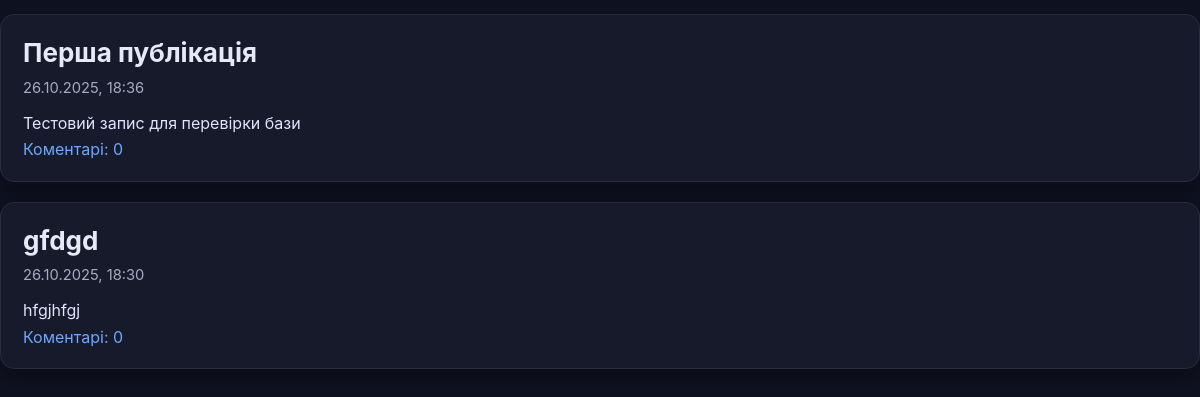
The app's page /, older data.
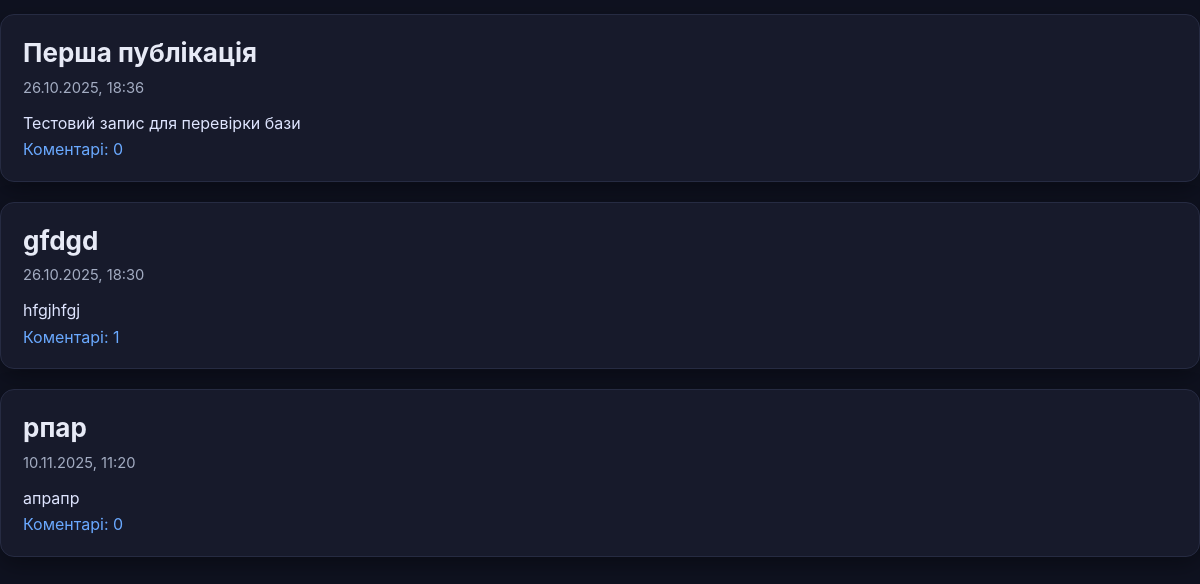
The same page, newer data.
### blog/models.py (models this page shows, shortened)
class Post(models.Model):
    title = models.CharField(max_length=200)
    text = models.TextField()
    created_date = models.DateTimeField(default=timezone.now)
    published_date = models.DateTimeField(null=True, blank=True)

### blog/views.py (the view)
# urls.py: path('', views.post_list, name='post_list'),
def post_list(request):
    posts = (Post.objects
             .annotate(approved_count=Count('comments', filter=Q(comments__approved_comment=True)))
             .order_by('-published_date'))
    return render(request, 'blog/post_list.html', {'posts': posts})

### blog/templates/blog/post_list.html
{% load static %}
<link rel="stylesheet" href="{% static 'css/blog.css' %}">
{% for post in posts %}
  <article class="post">
    <h2><a href="{% url 'post_detail' post.pk %}">{{ post.title }}</a></h2>
    <div class="meta">
      {{ post.published_date|default:post.created_date|date:"d.m.Y, H:i" }}
    </div>
    <p>{{ post.text|truncatechars:220 }}</p>
    <a href="{% url 'post_detail' post.pk %}">Коментарі: {{ post.approved_count }}</a>
  </article>
{% empty %}
  <p>ще немає постів. <a class="btn" href="/admin/blog/post/add/">додати</a></p>
{% endfor %}

Row changes from the older to the newer data that the page shows:
computed for Post "gfdgd": approved_count "0" → "1"
added Post: title "рпар", published_date "10.11.2025, 11:20", text "апрапр", approved_count "0"
